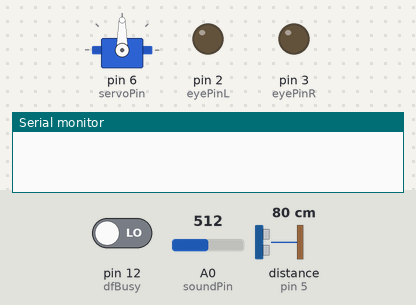
This sketch was run on a simulated Arduino Uno, built with avr-gcc and run on an emulated ATmega328P. On the bench: servo, output pins drawn as LEDs (lit = HIGH), the last lines printed to the serial monitor. Wiring (inferred from the names in the program): ultrasonic range finder: trigger pin 4; echo pin 5. The test bench sets the inputs (shaded band); at power-on: distance to the obstacle (sensor on pin 5) 80 cm, pin 12 (dfBusy) LOW, A0 (soundPin) = 512. The echo pulse lasts 58.3 µs per cm; the audio player accepts every command and is not drawn; pins used as bus, display or sensor lines are not drawn.

Above: at 0.6 s.
At 3.7 s:
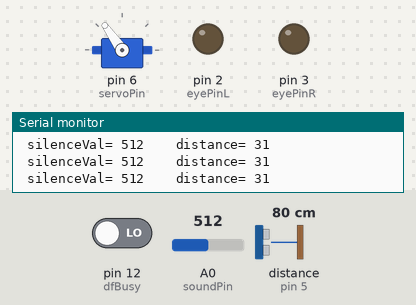
3.8 s: distance to the obstacle (sensor on pin 5) set to 18 cm
5.3 s: distance to the obstacle (sensor on pin 5) set to 13 cm
At 5.93 s:
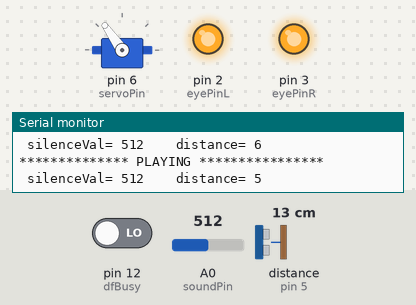
Timing chart, 0 to 14.3 s (numbered marks = the images above; inputs shaded):
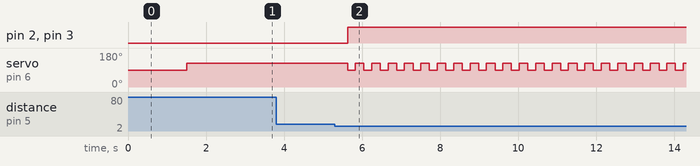

The sketch:

LCBB_Talking-Skull_5_ping-servo-dfplayer_complete.ino
```cpp
/***************************************************
  LCBB_Talking-Skull_ping-servo-dfplayer_complete
  By tweeks-pub1@theweeks.org

  Based on open source library:
    DFPlayer - A Mini MP3 Player For Arduino
    <https://www.dfrobot.com/index.php?route=product/product&product_id=1121>
    <Angelo.qiao@dfrobot.com>
 ***************************************************

Mostly complete code for the Let's Code Talking Skull project. Includes
the distance/ping sensor, the servo and laughTest(n) code, and
motion activated mp3 player of all available sound files.

***********Notice and Trouble shooting***************
 1. LCBB schematic here: <XXXXXXXXXXXXXx>
 2. Recommend supplying DFPlay mini board with 5v (not 3.3)
 3. Must place 1k resistor in series with pin 10 & DF-TX and pin 11 & DF-RX
 4. Use dfBusy to determine when sound stops
 ****************************************************/


  // Hardware wiring and Theory of DFPlay + Ping Sensor (US-100) and Servo
  //
  // LED Eyes   eyePinL=2   eyePinR=3
  //
  // PING
  // US-100  \--5v-trg-echo-GND-GND--/
  //             |   |   |   |   |
  // Arduino    Vcc  4   5  GND
  //
  // DFPlay mini  --Vcc(1)--RX(2)--TX(3)--DACR(4)--GND(7)  +(6) -(8)  ...  _BUSY
  //                 |       |      |       |       |      |    |           |
  //     Arduino    5v      11*    10*     A0      GND     |    |          12*
  //                                                       \Spkr/
  //                              * requires 1k resisitor
  //
  //  Servo is on digital I/O pin 6
  //
  // The Ultrasonic distance sensor is triggered, sends the myDFPlayer.play(sndFile) command and then
  // monitors the DFPlayer's _BUSY line (pin 16) on arduino's pin12 (note the 1k 5:3.3v resistors)
  // and continues playing and animating the mouth servo. Each time the distance sensor is triggered,
  // it plays the next sound, eventually looping back to the first sound.
  //
  // There are two ways to animate the mouth.. the easy way and the hard way.
  //
  // EASY MOUTH: laughCount(n) (recommend doing this first)
  // Just use the laughCount(n) function in conjunction with the number of laughs, or do a laughCount(1) while
  // the !digitalRead(dfBusy) == true (which means the DFPlayer is playing).
  //
  // HARD MOUTH: laughWsound() (do this only if you have finished everything else)
  // A strategy for lip-syncing the sound output can be done by using a sliding-window "audio envelope", but
  // is not trivial. To start off, you sample the DFPlayer's audio out (DACR) on arduino's A0 as many times as
  // yo ucan within 20ms, average the top three MAX values to get a soundMax value, and as long as
  // dfBusy = LOW, the soundSilence value is used to compensate for any DC drift out from the DFPlayer to
  // subtract the rolling soundMax from the silenceValue to get the rolling, 20ms soundAmplitude value.
  // This value should be in a time boxed sliding window to give you an approximate "VU" style volume level.
  // Then you just use map() to mapping the silenceValue, soundAmplitude --> mouthClosed to mouthOpened values
  // and send that value to the mouth servo (while _BUSY stays low)
  // <whew>


#include "Arduino.h"
#include <SoftwareSerial.h>
#include <DFRobotDFPlayerMini.h>
#include <Servo.h>

Servo myServo;  // create a servo object


/////////////////////////////////////////////////////////////////////
///////////////////////// VARIABLES /////////////////////////////////
/////////////////////////////////////////////////////////////////////

/////////// HARDWARE SETTINGS/HOOKUPS ////////

//DFPlayer mp3 player
const int ardRX=10;       // The arduino software Receive lins (goes to DFPlayer TX)
const int ardTX=11;       // The arduino software Transmit line (goes to DFPlayer RX)
const int dfBusy=12;      // Coming from DFPlayer pin 16.. is active low (HIGH = not playing a sound)
int sndFile=1;            // Sound file pointer.
int fileCount=9;          // Either set the max # of files here, or load it from myDFPlayer.readFileCounts()
                          // NOTE: readFileCounts() also sees deleted files. May need to reformat to load new sounds.
int setVol=25;            //Set volume value (0~30)

//Eyes
const int eyePinL=2;
const int eyePinR=3;


//Ping sensor
const   int trgPin = 4;     // pin we're sending the trigger/ping signal on
const   int echoPin = 5;    // pin we're reading back the echo on
const   long motionDist=5; // distance that triggers a sound (5 for testing)
//const   long motionDist=35; // distance that triggers a sound (29-40 for real life)
long    distance=0;         // distance to be measured/recorded by ping sensor

//Sound Vars
const int soundPin=0;       // sound in pin (from DFPlayer DAC_R audio output)
int       soundVal=0;       // Sample analog sound values for moving jaw
int       soundMax=100;     // For tracking sound wave peak values
int       soundMin=500;     // For tracking sound wave peak values
int       silenceVal=250;   // The sounds... of silence... :)  (sampled so MP3 DC drift doesn't affect servo mapping)
int       soundAmplitude=150; // Avg max deltas for my sound files (e.g. map servo to silenceVal +- 1/2*soundAmplitude)


//Mouth Settings
const int servoPin=6;
//**** Settings for 6" Skull, Right jaw-joint servo-axis pivot mount
//****    -around 60 degrees of travel
int mouthClosed=125 ;   // These values will have to be discovered for your servo configuration.
int mouthOpened=90 ;    // These values will have to be discovered for your servo configuration.
int mouthDelay=200;      // Amount of time to allow one open or closed move (1/2 cycle)


// Software Serial Pins To DFPlayer
SoftwareSerial mySoftwareSerial(10,11); // RX, TX

DFRobotDFPlayerMini myDFPlayer;
void printDetail(uint8_t type, int value);


/////////////////////////////////////////////////////////////////////
/////////////////////// LARGE SETUP BLOLCK //////////////////////////
/////////////////////////////////////////////////////////////////////
void setup()
{
  // Set Up US-100 PING SENSOR I/O PINS
  pinMode(trgPin, OUTPUT);
  digitalWrite(trgPin, LOW);
  pinMode(echoPin, OUTPUT);    // just to make sure
  digitalWrite(echoPin, LOW);  // we clear any previous settings
  pinMode(echoPin, INPUT);     // and then use it as INPUT
  delay(500);

  // Set up servo
  pinMode(servoPin, OUTPUT);
  myServo.attach(servoPin); // attaches the servo on pin 9 to the servo object
  delay(500);
  myServo.write(mouthOpened);
  delay(500);
  myServo.write(mouthClosed);

  // Set up eyes
  pinMode(eyePinL, OUTPUT);
  pinMode(eyePinR, OUTPUT);

  //  Set up DFPlay mini
  delay(250);
  pinMode(ardRX, INPUT);
  pinMode(ardTX, OUTPUT);
  pinMode(dfBusy, INPUT);
  delay(100);
  mySoftwareSerial.begin(9600);
  delay(100);
  Serial.begin(9600);
  Serial.println(F("DFRobot DFPlayer Setup"));
  Serial.println(F("Initializing DFPlayer ... (May take 3~5 seconds)"));

  // Check for DFPlay initialization via softserial
  if (!myDFPlayer.begin(mySoftwareSerial)) {    //Use softwareSerial to communicate with mp3.
    // if it did not work
    delay(20);
    Serial.println(F("Unable to begin:"));
    Serial.println(F("1.Please recheck the connection!"));
    Serial.println(F("2.Please insert the SD card!"));
    // T-SHOOTING
    Serial.print("INFO: player state / file counts: ");
    Serial.print(myDFPlayer.readState()); //read mp3 state
    Serial.print(" / ");
    Serial.println(myDFPlayer.readFileCounts()); //read all file counts in SD card
    while(true);      // Hang forever
  }

  // if serial setup worked
  Serial.println(F("DFPlayer Mini online."));
  // configure settings
  myDFPlayer.setTimeOut(500); //Set serial communictaion time out 500ms
  myDFPlayer.volume(setVol);  //Set volume value (0~30).
  myDFPlayer.EQ(DFPLAYER_EQ_NORMAL);
  myDFPlayer.outputDevice(DFPLAYER_DEVICE_SD);

///// Print Status:
  Serial.print("SETUP-INFO: player state= ");
  Serial.print(myDFPlayer.readState());         //read mp3 state
  Serial.print(" / volume setting(0-30)= ");
  Serial.print(myDFPlayer.readVolume());        //read current volume
  Serial.print(" / EQ setting= ");
  Serial.print(myDFPlayer.readEQ());          //read EQ setting
  Serial.print(" / fileCount= ");
  Serial.println(myDFPlayer.readFileCounts());  //read all file counts in SD card

}


// ***********************************************************
// *********************** MAIN LOOP *************************
// ***********************************************************
void loop()
{
  delay(200);
  distance=getDist();
  delay(60);

  ////// Wait Here For Someone Coming Near (distance <= motionDist)
  ////// Also grabs the sound output "silenceVal" (DC offset)
  while(distance > motionDist){
    //soundVal=analogRead(soundPin);
    silenceVal=analogRead(soundPin);
    Serial.print(" silenceVal= ");
    Serial.print(silenceVal);
    Serial.print("    distance= ");
    Serial.println(distance);
    distance=getDist();
    delay(120);
  }

  // PING > 1000 Bug Fix:
  // Use this if you see buggy distance >1000 then =1 issues
  //if (distance > 1000 ){
  //  while (distance > 1000 || distance==1 ){
  //    delay(150);
  //    distance=getDist();
  //  }
  //}


  ////// If at the last sound file, then loop back to the top (1)
  if (sndFile == (fileCount+1) ) {
    sndFile = 1;
  }

  ////// Begin playing the next sound file...
  Serial.println("************** PLAYING ****************");
  myDFPlayer.play(sndFile);   //Play the next mp3
  Serial.print(" silenceVal= ");
  Serial.print(silenceVal);
  Serial.print("    distance= ");
  Serial.println(distance);
  delay(100);                 // wait to start


  ////// While DFPlayer _BUSY line is active(low), use preferred laugh function.
  while(!digitalRead(dfBusy) == true ){
    digitalWrite(eyePinL, HIGH);
    digitalWrite(eyePinR, HIGH);
    laughCount(1);            // does 1 open/close cycle. Comment out if using laughWsound()
    //laughWsound();          // use this if you get the sound/mouth tracking working
    delay(20);
  }

 ////// Shut off eyes, close mouth, any relivant audio settings
  digitalWrite(eyePinL, LOW);
  digitalWrite(eyePinR, LOW);
  myServo.write(mouthClosed);
  delay(200);
  sndFile++;     // Incriment to the next sound file

}

// *****************************************************************
// ******************* Useful T-shooting Output ********************
// **** just copy into play and uncomment **************************

    //Serial.print("NEAR-INFO: getDist()= ");
    //Serial.print(distance);
    //Serial.print(" / _BUSY= ");
    //Serial.print(digitalRead(dfBusy)); //read mp3 state
    //Serial.print(" / file count= ");
    //Serial.print(fileCount); //read all file counts in SD
    //Serial.print(" / snd-file= ");
    //Serial.println(sndFile);

    //Serial.print(" silenceVal= ");
    //Serial.print(silenceVal);
    //Serial.print(" soundVal= ");
    //Serial.print(soundVal);
    //Serial.print(" soundMax= ");
    //Serial.print(soundMax);
    //Serial.print(" soundMin= ");
    //Serial.print(soundMin);
    //Serial.print(" soundAmplitude= ");
    //Serial.println(soundAmplitude);


//*****************DFPlay Functions You Can Use *************************

////////----Set volume----
  //myDFPlayer.volume(10);  //Set volume value (0~30).
  //myDFPlayer.volumeUp(); //Volume Up
  //myDFPlayer.volumeDown(); //Volume Down

////////----Set different EQ----
//  myDFPlayer.EQ(DFPLAYER_EQ_NORMAL);
//  myDFPlayer.EQ(DFPLAYER_EQ_POP);
//  myDFPlayer.EQ(DFPLAYER_EQ_ROCK);
//  myDFPlayer.EQ(DFPLAYER_EQ_JAZZ);
//  myDFPlayer.EQ(DFPLAYER_EQ_CLASSIC);
//  myDFPlayer.EQ(DFPLAYER_EQ_BASS);

////////----Set device we use SD as default----
//  myDFPlayer.outputDevice(DFPLAYER_DEVICE_U_DISK);
//  myDFPlayer.outputDevice(DFPLAYER_DEVICE_SD);
//  myDFPlayer.outputDevice(DFPLAYER_DEVICE_AUX);
//  myDFPlayer.outputDevice(DFPLAYER_DEVICE_SLEEP);
//  myDFPlayer.outputDevice(DFPLAYER_DEVICE_FLASH);

////////----Mp3 control----
//  myDFPlayer.sleep();     //sleep
//  myDFPlayer.reset();     //Reset the module
//  myDFPlayer.enableDAC();  //Enable On-chip DAC
//  myDFPlayer.disableDAC();  //Disable On-chip DAC
//  myDFPlayer.outputSetting(true, 15); //output setting, enable the output and set the gain to 15

////////----Mp3 play----
//  myDFPlayer.next();  //Play next mp3
//  myDFPlayer.previous();  //Play previous mp3
//  myDFPlayer.play(1);  //Play the first mp3
//  myDFPlayer.loop(1);  //Loop the first mp3
//  myDFPlayer.pause();  //pause the mp3
//  myDFPlayer.start();  //start the mp3 from the pause
//  myDFPlayer.playFolder(15, 4);  //play specific mp3 in SD:/15/004.mp3; Folder Name(1~99); File Name(1~255)
//  myDFPlayer.enableLoopAll(); //loop all mp3 files.
//  myDFPlayer.disableLoopAll(); //stop loop all mp3 files.
//  myDFPlayer.playMp3Folder(4); //play specific mp3 in SD:/MP3/0004.mp3; File Name(0~65535)
//  myDFPlayer.advertise(3); //advertise specific mp3 in SD:/ADVERT/0003.mp3; File Name(0~65535)
//  myDFPlayer.stopAdvertise(); //stop advertise
//  myDFPlayer.playLargeFolder(2, 999); //play specific mp3 in SD:/02/004.mp3; Folder Name(1~10); File Name(1~1000)
//  myDFPlayer.loopFolder(5); //loop all mp3 files in folder SD:/05.
//  myDFPlayer.randomAll(); //Random play all the mp3.
//  myDFPlayer.enableLoop(); //enable loop.
//  myDFPlayer.disableLoop(); //disable loop.

//////----Read information----
//  Serial.println(myDFPlayer.readState()); //read mp3 state
//  Serial.println(myDFPlayer.readVolume()); //read current volume
//  Serial.println(myDFPlayer.readEQ()); //read EQ setting
//  Serial.println(myDFPlayer.readFileCounts()); //read all file counts in SD card
//  Serial.println(myDFPlayer.readCurrentFileNumber()); //read current play file number
//  Serial.println(myDFPlayer.readFileCountsInFolder(3)); //read fill counts in folder SD:/03


///////////////////////////////////////////////////////////
///////////////////// printDetail() ///////////////////////
///////////////////////////////////////////////////////////
void printDetail(uint8_t type, int value){

  switch (type) {
    case TimeOut:
      Serial.println(F("Time Out!"));
      break;
    case WrongStack:
      Serial.println(F("Stack Wrong!"));
      break;
    case DFPlayerCardInserted:
      Serial.println(F("Card Inserted!"));
      break;
    case DFPlayerCardRemoved:
      Serial.println(F("Card Removed!"));
      break;
    case DFPlayerCardOnline:
      Serial.println(F("Card Online!"));
      break;
    case DFPlayerPlayFinished:
      Serial.print(F("Number:"));
      Serial.print(value);
      Serial.println(F(" Play Finished!"));
      break;
    case DFPlayerError:
      Serial.print(F("DFPlayerError:"));
      switch (value) {
        case Busy:
          Serial.println(F("Card not found"));
          break;
        case Sleeping:
          Serial.println(F("Sleeping"));
          break;
        case SerialWrongStack:
          Serial.println(F("Get Wrong Stack"));
          break;
        case CheckSumNotMatch:
          Serial.println(F("Check Sum Not Match"));
          break;
        case FileIndexOut:
          Serial.println(F("File Index Out of Bound"));
          break;
        case FileMismatch:
          Serial.println(F("Cannot Find File"));
          break;
        case Advertise:
          Serial.println(F("In Advertise"));
          break;
        default:
          break;
      }
      break;
    default:
      break;
  }
}


// ***********************************************************
// ********************* laughCount() ************************
// ***********************************************************
// Opens & closes n times in a laughing motion. (Uses your custom moutOpened/mouthClosed/mouthDelay values)
void laughCount(int n){
  for ( int x=1 ; x < (n+1) ; x++){
  myServo.write(mouthOpened);
  delay(mouthDelay);
  myServo.write(mouthClosed);
  delay(mouthDelay);
  }
}


// ************************************************************
// ********************* laughWsound() ************************
// ************************************************************
// Opens & closes mouth by tracking the auto-envelope (samples) of the audio output.
void laughWsound(){
   while(!digitalRead(dfBusy) == true ){
    soundVal=analogRead(soundPin);
    delay(10);
    //soundVal=((soundVal + analogRead(soundPin)) /2);
    // This fairly quickly self-sets the soundMax and soundMin values (in case I need them)

    if (soundVal > soundMax) {
      soundMax=soundVal;
    }
    if (soundVal < soundMin) {
      soundMin=soundVal;
    }

    ////// Map Audio Level and move the mouth
    //soundVal = map(soundVal, soundMin, soundMax, mouthClosed, soundAmplitude);
    //soundVal = map(soundVal, (soundMax-soundAmplitude), soundMax, mouthClosed, mouthOpened);
    soundVal = map(soundVal, silenceVal, soundMax, mouthClosed, mouthOpened);
    myServo.write(soundVal);
    soundMax=100;
    soundMin=500;
   }
}


// ***********************************************************
// ********************** getDist() **************************
// ***Code from Arduino ping *********************************
long getDist()
{
  // establish variables for duration of the ping,
  // and the distance result in inches and centimeters:
  long duration, inches, cm;

  // The PING))) is triggered by a HIGH pulse of 2 or more microseconds.
  // Give a short LOW pulse beforehand to ensure a clean HIGH pulse:
  digitalWrite(trgPin, HIGH);      // start the outgoing ping
  delayMicroseconds(10);            // do the ping for 10uS
  digitalWrite(trgPin, LOW);       // stop doing the ping
  duration = pulseIn(echoPin, HIGH);  // grab the delay of return echo
  // convert the time into a distance
  inches = microsecondsToInches(duration);
  //cm = microsecondsToCentimeters(duration);
  //Serial.print(inches);
  //Serial.print("in, ");
  //Serial.print(cm);
  //Serial.print("cm");
  //Serial.println();

  return (inches);
}


// Original code from the ping sensor library
long microsecondsToInches(long microseconds)
{
  // According to Parallax's datasheet for the PING))), there are
  // 73.746 microseconds per inch (i.e. sound travels at 1130 feet per
  // second).  This gives the distance travelled by the ping, outbound
  // and return, so we divide by 2 to get the distance of the obstacle.
  // See: http://www.parallax.com/dl/docs/prod/acc/28015-PING-v1.3.pdf
  return microseconds / 74 / 2;
}

// Original code from the ping sensor library
long microsecondsToCentimeters(long microseconds)
{
  // The speed of sound is 340 m/s or 29 microseconds per centimeter.
  // The ping travels out and back, so to find the distance of the
  // object we take half of the distance travelled.
  return microseconds / 29 / 2;
}
```

Measured:
- the behaviour switches between 16 and 15 cm on distance to the obstacle (sensor on pin 5) (found by bisection; images 1 and 2)
- after the input at 5.3 s, pin 2 (eyePinL), pin 3 (eyePinR): LOW → HIGH after 0.33 s; servo on pin 6 (servoPin): alternates 125° for 0.22 s and 90° for 0.20 s, starting after 0.33 s
